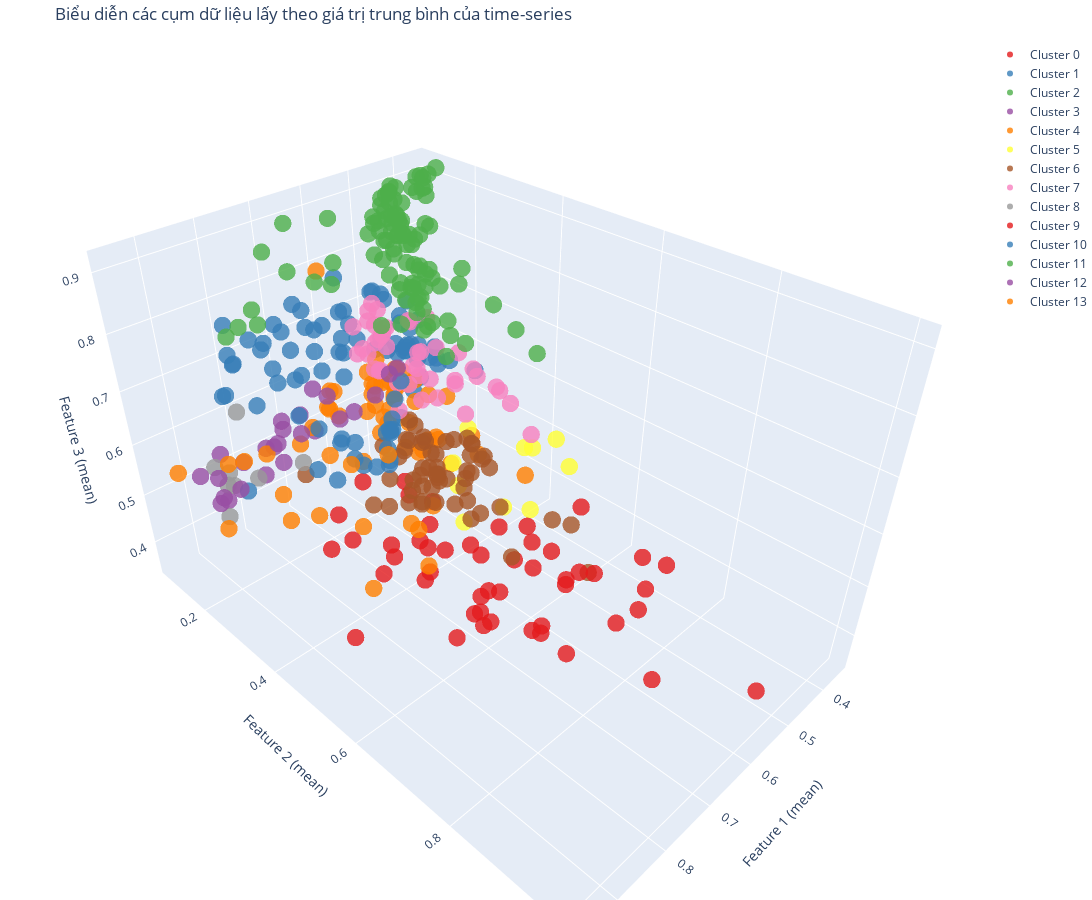

The notebook cell saved with this chart:
### Code cell
X_3d_max = np.max(data, axis=2)  # shape: (438, 3)

colors = px.colors.qualitative.Set1
fig = go.Figure()

for i in range(k_clusters):
    cluster_points = X_3d_max[labels == i]
    
    fig.add_trace(go.Scatter3d(
        x=cluster_points[:, 0],
        y=cluster_points[:, 1],
        z=cluster_points[:, 2],
        mode='markers',
        marker=dict(size=6, color=colors[i % len(colors)], opacity=0.8),
        name=f'Cluster {i}'
    ))

# Cài đặt giao diện
fig.update_layout(
    title=f'Biểu diễn các cụm dữ liệu lấy theo giá trị trung bình của time-series',
    scene=dict(
        xaxis_title='Feature 1 (mean)',
        yaxis_title='Feature 2 (mean)',
        zaxis_title='Feature 3 (mean)',
    ),
    margin=dict(l=0, r=0, b=0, t=40),
    width=1500,  # Tăng chiều rộng
    height=900   # Tăng chiều cao
)
fig.show()
